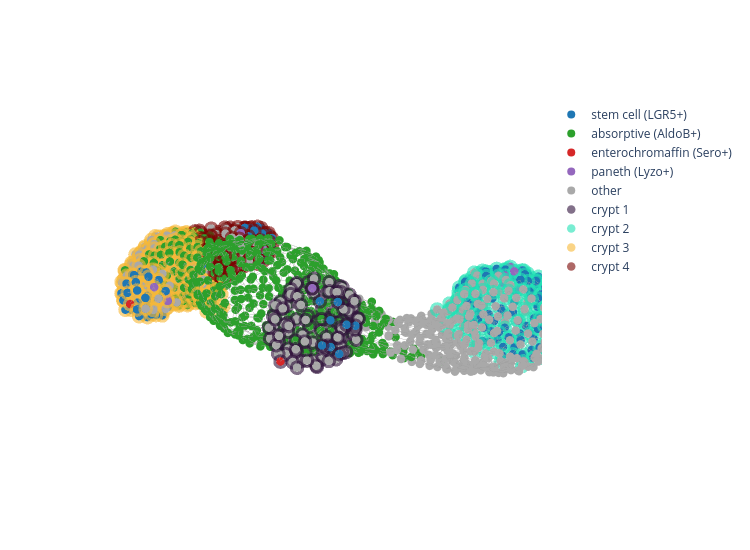

The code cell stored with this chart in its notebook:
### Markdown cell above
## 6) Minimal plotting (Plotly)
Plots the graph with marker positivity highlighted for **LGR5**, **AldoB**, **Sero**, **Lyzo**, and overlays detected crypt regions.

If your marker names differ, update `MARKER_MAP` below to match `G.graph['marker_names']`.

### Code cell
# -----------------------
# PLOTTING CONFIG (edit these)
# -----------------------

BACKEND = "plotly"
VIEW = dict(azim=-135, elev=25, projection="orthographic")

NODE_SIZE = 5
EDGE_WIDTH = 1.0

# Crypt overlay style
CRYPT_OVERLAY_COLOR = None           # set to e.g. "#FFD700" to force single-color
CRYPT_OVERLAY_COLORSCALE = "Turbo"
CRYPT_OVERLAY_ALPHA = 0.6
CRYPT_OVERLAY_SIZE_MULT = 1.7

# Marker definitions (use marker *names* here; graphs.py resolves them)
MARKER_MAP = [
    {"marker": 0,  "color": "#1f77b4", "name": "stem cell (LGR5+)"},
    {"marker": 2, "color": "#2ca02c", "name": "absorptive (AldoB+)"},
    {"marker": 3,  "color": "#d62728", "name": "enterochromaffin (Sero+)"},
    {"marker": 4,  "color": "#9467bd", "name": "paneth (Lyzo+)"},
]

# --- Base plot: markers ---
fig = plot_graph_by_markers(
    G,
    MARKER_MAP,
    backend=BACKEND,
    view=VIEW,
    node_size=NODE_SIZE,
    edge_width=EDGE_WIDTH,
)

# --- Overlay: one region per crypt (so each crypt can get its own color) ---
regions = [set(map(int, c)) for c in (crypts or [])]  # crypts is typically list[set[int]] already

# Decide whether to use single-color or colormap
overlay_colors = [CRYPT_OVERLAY_COLOR] if CRYPT_OVERLAY_COLOR else None
overlay_colorscale = None if CRYPT_OVERLAY_COLOR else CRYPT_OVERLAY_COLORSCALE

if regions:
    add_region_overlays(
        fig, G, regions,
        backend="plotly",
        colors=overlay_colors,
        colorscale=overlay_colorscale,
        size=NODE_SIZE * CRYPT_OVERLAY_SIZE_MULT,
        name_prefix="crypt",
        alpha=CRYPT_OVERLAY_ALPHA,
    )

fig

### Figure 1 — Plotly figure (JSON) as saved in the notebook; plotly's stock layout.template omitted (floating-point values rounded to 4 significant figures; data arrays with more than 128 entries replaced by an {"elided": "..."} marker saying what was removed)
{"data": [{"hoverinfo": "skip", "line": {"color": "rgba(120,120,120,0.75)", "width": 1}, "mode": "lines", "showlegend": false, "type": "scatter3d", "x": {"elided": "11691 float values"}, "y": {"elided": "11691 float values"}, "z": {"elided": "11691 float values"}}, {"hoverinfo": "skip", "marker": {"color": {"elided": "1301 str values"}, "line": {"width": 0}, "size": 5}, "mode": "markers", "showlegend": false, "type": "scatter3d", "x": {"elided": "1301 float values"}, "y": {"elided": "1301 float values"}, "z": {"elided": "1301 float values"}}, {"marker": {"color": "#1f77b4", "size": 8}, "mode": "markers", "name": "stem cell (LGR5+)", "showlegend": true, "type": "scatter3d", "x": [null], "y": [null], "z": [null]}, {"marker": {"color": "#2ca02c", "size": 8}, "mode": "markers", "name": "absorptive (AldoB+)", "showlegend": true, "type": "scatter3d", "x": [null], "y": [null], "z": [null]}, {"marker": {"color": "#d62728", "size": 8}, "mode": "markers", "name": "enterochromaffin (Sero+)", "showlegend": true, "type": "scatter3d", "x": [null], "y": [null], "z": [null]}, {"marker": {"color": "#9467bd", "size": 8}, "mode": "markers", "name": "paneth (Lyzo+)", "showlegend": true, "type": "scatter3d", "x": [null], "y": [null], "z": [null]}, {"marker": {"color": "darkgray", "size": 8}, "mode": "markers", "name": "other", "showlegend": true, "type": "scatter3d", "x": [null], "y": [null], "z": [null]}, {"hoverinfo": "skip", "marker": {"color": "rgb(48, 18, 59)", "size": 8.5}, "mode": "markers", "name": "crypt 1", "opacity": 0.6, "showlegend": true, "type": "scatter3d", "x": [-3.268, -2.933, -3.699, -5.915, -2.67, -4.052, -2.646, -5.017, -4.636, -4.032, -2.592, -5.158, -4.61, -5.745, -3.563, -1.994, -3.426, -5.136, -3.997, -4.873, -4.235, -3.514, -6.169, -1.539, -5.546, -4.392, -3.673, -3.569, -4.047, -3.342, -4.235, -1.423, -5.747, -6.588, -1.556, -5.504, -5.22, -6.295, -5.392, -2.735, -3.013, -4.45, -4.43, -2.396, -2.393, -1.891, -6.245, -3.79, -6.295, -4.879, -4.495, -3.235, -2.407, -3.476, -3.609, -5.024, -5.447, -3.491, -2.577, -6.033, -3.886, -2.955, -5.049, -5.031, -1.746, -3.482, -5.57, -3.059, -1.436, -5.867, -2.079, -5.425, -5.853, -4.136, -4.867, -0.901, -3.804, -2.702, -4.207, -4.654, -6.161, -6.044, -3.473, -3.461, -5.593, -1.745, -2.042, -1.15, -4.706, -5.304, -4.126, -2.629, -2.104, -2.841, -2.599, -1.896, -3.893, -2.064, -6.325, -5.013, -6.507, -1.544, -3.052, -3.331, -4.783, -6.534], "y": [-7.119, -3.57, -3.359, -6.41, -6.286, -7.091, -4.86, -4.418, -3.996, -3.808, -5.63, -7.271, -5.885, -4.61, -5.341, -5.22, -4.49, -5.024, -5.641, -4.992, -4.637, -7.462, -6.605, -5.323, -5.706, -7.019, -6.307, -5.733, -4.949, -4.405, -3.408, -4.616, -7.312, -5.245, -4.663, -3.762, -3.212, -4.14, -4.292, -7.012, -3.731, -3.028, -7.64, -5.658, -6.361, -5.84, -4.593, -7.67, -5.638, -3.443, -6.614, -6.728, -4.547, -2.927, -3.767, -7.616, -6.668, -6.88, -4.216, -4.476, -5.797, -6.039, -5.981, -6.456, -3.034, -4.463, -5.069, -5.224, -4.236, -5.697, -6.017, -4.359, -5.696, -3.149, -3.96, -3.436, -6.492, -4.782, -3.83, -5.585, -4.035, -6.616, -6.354, -3.128, -4.026, -4.725, -5.264, -2.918, -3.788, -3.322, -7.194, -3.226, -3.806, -6.005, -6.715, -5.809, -2.826, -6.413, -6.14, -7.745, -4.911, -5.209, -6.98, -7.391, -6.983, -5.227], "z": [3.279, 3.026, 3.054, 2.992, 3.137, 3.113, 3.363, 3.327, 3.328, 3.406, 3.024, 3.015, -0.5411, 2.859, -0.3486, 2.963, 2.873, 3.46, -0.5036, -0.4877, -0.4415, 1.918, 2.022, 2.018, 3.385, 3.598, 3.628, 3.44, 3.504, 3.644, 2.603, 1.908, 1.934, 1.922, 2.708, 2.625, 1.656, 1.798, 1.675, 2.042, 0.3315, 1.794, 2.633, 0.1712, 2.343, 2.405, 2.438, 2.326, 2.515, 2.511, 0.1269, 2.572, 2.621, 2.303, 0.07526, 2.184, 0.3326, 0.316, 0.09805, 0.2805, 0.286, 0.08362, 0.1075, 3.661, -0.1498, -0.194, -0.1813, -0.2431, 0.8869, 0.9233, 0.84, -0.08694, -0.07078, 0.7942, -0.1964, -0.0564, -0.1645, -0.02767, -0.03417, 3.927, 1.038, 0.8995, 0.9176, 0.7464, 0.5947, 0.4924, 0.5322, 0.4123, 0.7379, 0.6257, 0.7043, 0.6628, 0.4884, 1.016, 1.383, 1.565, 1.661, 1.552, 1.451, 1.319, 1.209, 1.208, 1.244, 1.219, 1.247, 0.4075]}, {"hoverinfo": "skip", "marker": {"color": "rgb(33, 226, 181)", "size": 8.5}, "mode": "markers", "name": "crypt 2", "opacity": 0.6, "showlegend": true, "type": "scatter3d", "x": {"elided": "195 float values"}, "y": {"elided": "195 float values"}, "z": {"elided": "195 float values"}}, {"hoverinfo": "skip", "marker": {"color": "rgb(247, 184, 54)", "size": 8.5}, "mode": "markers", "name": "crypt 3", "opacity": 0.6, "showlegend": true, "type": "scatter3d", "x": {"elided": "299 float values"}, "y": {"elided": "299 float values"}, "z": {"elided": "299 float values"}}, {"hoverinfo": "skip", "marker": {"color": "rgb(122, 4, 2)", "size": 8.5}, "mode": "markers", "name": "crypt 4", "opacity": 0.6, "showlegend": true, "type": "scatter3d", "x": {"elided": "153 float values"}, "y": {"elided": "153 float values"}, "z": {"elided": "153 float values"}}], "layout": {"height": 550, "scene": {"aspectmode": "data", "bgcolor": "rgba(0,0,0,0)", "camera": {"eye": {"x": -1.154, "y": -1.154, "z": 0.7607}}, "xaxis": {"visible": false}, "yaxis": {"visible": false}, "zaxis": {"visible": false}}, "width": 750}}
